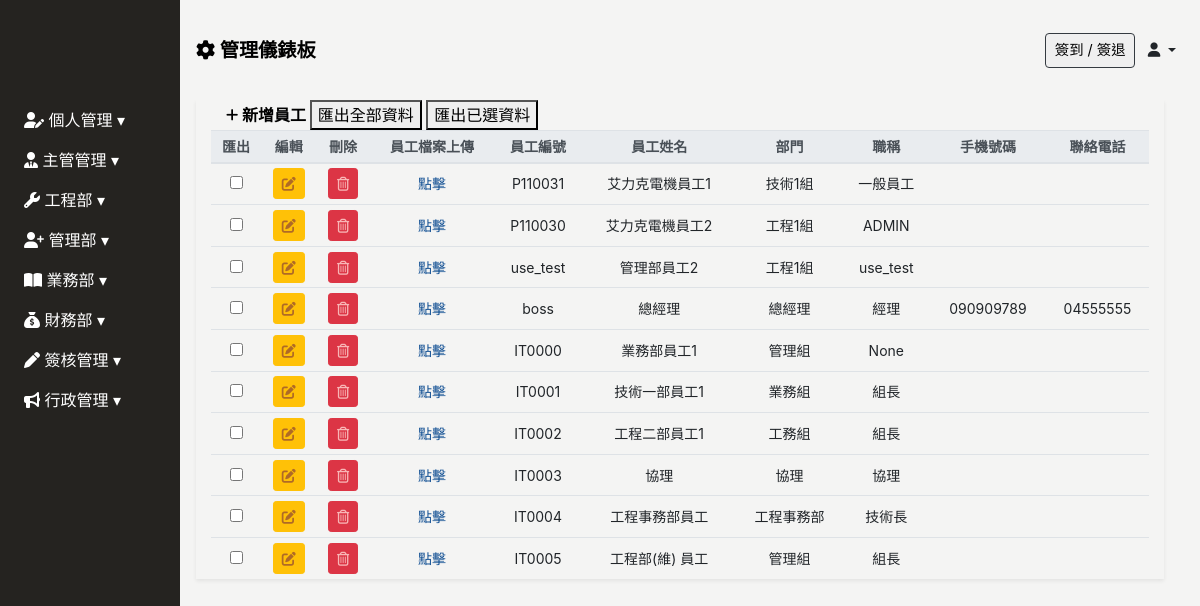
/employee/, run on the app's committed database.
### Backend/models.py (models this page shows, shortened)
class ModifiedModel(models.Model):
    modified_by = models.ForeignKey("Employee", on_delete=models.SET_NULL, null=True, blank=True)
    created_date = models.DateField(default=timezone.now,verbose_name='建立日期')
    update_date = models.DateField(auto_now=True, verbose_name='更新日期')
    class Meta:
        abstract = True

class Employee(ModifiedModel):
    GENDER_CHOICES = [
        ('M', '男'),
        ('F', '女'),
    ]
    BLOOD_TYPE_CHOICES = [
        ('A', 'A型'),
        ('B', 'B型'),
        ('AB','AB型'),
        ('O', 'O型'),
    ]
    MARITAL_STATUS_CHOICES = [
        ('M', '已婚'),
        ('S', '未婚'),
        ('D', '離異'),
    ]
    MILITARY_STATUS_CHOICES = [
        ('M', '義務役'),
        ('E', '免服役'),
        ('A', '替代役'),
    ]
    user = models.OneToOneField(User, null=True, blank=True, on_delete=models.CASCADE)
    profile_image = models.ImageField(upload_to='employee_profile/', blank=True, null=True, default='employee_profile/default_profile.png', verbose_name='員工照片')
    uploaded_files = models.ManyToManyField(UploadedFile,blank=True,  related_name="userfile")
    full_name = models.CharField(max_length=30, null=True, blank=True, verbose_name='員工名稱')
    employee_id	 = models.CharField(max_length=30, blank=True,verbose_name='員工ID')
    departments = models.ForeignKey('Department', on_delete=models.SET_NULL, blank=True, null=True, related_name='employees', verbose_name='部門名稱')# 你可以通过department.employees.all()访问一个部门的所有员工。
    position = models.CharField(max_length=30, null=True, blank=True, verbose_name='職稱')
    phone_number = models.CharField(max_length=20, null=True, blank=True,verbose_name='手機號碼')
    contact_number = models.CharField(max_length=20, null=True, blank=True,verbose_name='聯絡電話')
    start_date = models.DateField(null=True, blank=True, verbose_name='到職日期')
    seniority = models.DecimalField(max_digits=3, decimal_places=1, null=True, blank=True, verbose_name='目前年資')
    id_number = models.CharField(max_length=20, null=True, blank=True, verbose_name='身份證字號')
    birthday = models.DateField(null=True, blank=True, verbose_name='出生日期')
    gender = models.CharField(max_length=1, choices=GENDER_CHOICES, null=True, blank=True, verbose_name='性別')
    blood_type = models.CharField(max_length=2, choices=BLOOD_TYPE_CHOICES, null=True, blank=True, verbose_name='血型')
    birth_place = models.CharField(max_length=100, null=True, blank=True, verbose_name='出生地')
    marital_status = models.CharField(max_length=1, choices=MARITAL_STATUS_CHOICES, null=True, blank=True, verbose_name='婚姻狀況')
    military_status = models.CharField(max_length=1, choices=MILITARY_STATUS_CHOICES, null=True, blank=True, verbose_name='兵役狀況')
    permanent_address = models.CharField(max_length=50, null=True, blank=True, verbose_name='戶籍地址')
    current_address_city = models.CharField(max_length=50, null=True, blank=True, verbose_name='現居地址縣市')
    current_address = models.CharField(max_length=50, null=True, blank=True, verbose_name='現居地址')
    location = models.CharField(max_length=50, null=True, blank=True, verbose_name='所在地')
    company_email = models.EmailField(null=True, blank=True, verbose_name='公司E_Mail')
    personal_email = models.EmailField(null=True, blank=True, verbose_name='個人E_Mail')
    emergency_contact = models.CharField(max_length=50, null=True, blank=True, verbose_name='緊急聯絡人1')
    emergency_contact_relations = models.CharField(max_length=50, null=True, blank=True, verbose_name='關係1')
    emergency_contact_phone = models.CharField(max_length=20, null=True, blank=True, verbose_name='聯絡人電話1')
    class Meta:
        verbose_name = "員工"   # 單數
        verbose_name_plural = verbose_name   #複數

class Department(ModifiedModel):
    COMPANY_CHOICES = [
        ('艾力克電機', '艾力克電機'),
        ('維景', '維景'),
    ]
    belong_to_company =models.CharField(max_length=20,choices=COMPANY_CHOICES, null=True, blank=True,verbose_name="所屬公司")
    parent_department  = models.ForeignKey('self',max_length=30,  on_delete=models.SET_NULL, null=True, blank=True, verbose_name='上層部門')
    department_name = models.CharField(max_length=30, null=True, blank=True,verbose_name='部門名稱')
    department_id = models.CharField(max_length=20, null=True, blank=True,verbose_name='部門編號')
    class Meta:
        verbose_name = "部門"   # 單數
        verbose_name_plural = verbose_name   #複數

### Frontend/views.py (the view)
# urls.py: path('employee/', views.Employee_list.as_view(), name='employee_list'),
class Employee_list(UserPassesTestMixin,ListView):
    model = Employee
    template_name = 'employee/employee.html'
    context_object_name = 'employee'
    def get_context_data(self, **kwargs):
        context = super().get_context_data(**kwargs)
        context["department_list"] = Department.objects.values('id','department_name')
        context['employee_form'] = EmployeeForm()
        return context
    def test_func(self):
        if settings.PASS_TEST_FUNC:
            return True
        return self.request.user.groups.filter(name__icontains='管理部管理').exists()

### Backend/forms.py
class EmployeeForm(BaseModelForm):
    class Meta:
        model = Employee
        fields = '__all__'
        widgets = {
            'gender': forms.Select(attrs={'class': 'form-control form-control-sm'}),
            'blood_type': forms.Select(attrs={'class': 'form-control form-control-sm'}),
            'marital_status': forms.Select(attrs={'class': 'form-control form-control-sm'}),
            'military_status': forms.Select(attrs={'class': 'form-control form-control-sm'})
        }

### Backend/context_processors.py (called while the page is built, shortened)
def sys_messages(request):
    if  isinstance(request.user, AnonymousUser):
        return {'sys_messages': {}}

### Frontend/templates/employee/employee.html (shortened to what this page needs)
{% extends 'base/base_dashboard.html' %}
{% block import %}
{% load static%}
<link rel="stylesheet" href="{% static 'css/employee/employee.css' %}">
{% endblock %}
{% block main %}
<div class="main px-3" id="employee-app">
    <div class="employee-table container-fluid shadow-sm table-responsive-lg">
        <table class="table table-sm table-hover text-center" id="table" data-toggle="table" data-sortable="true"
        data-toolbar="#toolbar" data-search="true" data-show-columns="true"data-filter-strict-search="true"
        data-show-columns-toggle-all="true" data-pagination="true" data-page-size="25" data-page-list="[25, All]"
        data-filter-control="true">
            <div id="toolbar">
                <div class="employee-header container-fluid">
                    <a href="" class="font-weight-bold" id="sys_new" data-toggle="modal"data-target="#employee-modal">
                        <i class="fa-solid fa-plus fa-sm" style="color: #000000;"></i> 新增員工
                    </a>
                    <button class="d-none d-md-inline-block" onclick="exportAllOptionToExcel('員工.xlsx')"data-export-url="{% url 'excel_export' %}">匯出全部資料</button>
                    <button class="d-none d-md-inline-block" onclick="exportSelectedOptionToExcel('員工.xlsx')">匯出已選資料</button>
                </div>
            </div>
            <thead class="thead-light" style="font-size: 14px;">
                <tr class="text-nowrap">
                    <th data-force-hide="true" data-switchable="false" data-no-print="true" data-field="checkbox" class="d-none d-md-table-cell">匯出</th>
                    <th data-force-hide="true" data-switchable="false" data-no-print="true" data-field="edit">編輯</th>
                    <th data-force-hide="true" data-switchable="false" data-no-print="true" data-field="delete">刪除</th>
                    <th data-force-hide="true" data-switchable="false" data-no-print="true" data-field="employee_file_upload" >員工檔案上傳</th>
                    <th data-field="employee_id" data-sortable="true">員工編號</th>
                    <th data-field="full_name" data-sortable="true">員工姓名</th>
                    <th data-field="departments" data-sortable="true">部門</th>
                    <th data-field="position" data-sortable="true">職稱</th>
                    <th data-field="position" data-sortable="true">手機號碼</th>
                    <th data-field="position" data-sortable="true">聯絡電話</th>
                </tr>
            </thead>
            <tbody class="text-nowrap" style="font-size: 14px;">
                {% for p in employee %}
                {% if p.user.is_active %}
                <tr>
                    <td><input type="checkbox" name="importcheckd" onclick="updateCheckedArray(this)"value="{{ p.id }}"></td>
                    <td>
                        <a type="button" data-url="employee" data-id="{{p.pk}}"
                        class="sys_get btn btn-sm btn-warning" data-toggle="modal"
                        data-target="#employee-modal"><i class="fas fa-edit"></i></a>
                    </td>
                    <td>
                        <a data-url="employee" data-id="{{p.pk}}" type="button"
                        class="sys_del btn btn-sm btn-danger"><i class="far fa-trash-alt"></i></a>
                    </td>
                    <td>
                        <a href="" onclick="setEmployeeId({{p.pk}})" data-toggle="modal" data-target="#fileUploadModal">點擊</a>
                    </td>
                    <td>{{ p.employee_id }} </td>
                    <td>{{ p.full_name }}</td>
                    <td>{{ p.departments.department_name }}</td>
                    <td>{{ p.position }}</td>
                    <td>{% if p.phone_number %}{{ p.phone_number }}{% endif %}</td>
                    <td>{% if p.contact_number %}{{ p.contact_number }}{% endif %}</td>
                </tr>
                {% endif %}
                {% endfor %}
            </tbody>
        </table>
    </div>
</div>
{% endblock %}

### Frontend/templates/base/base_dashboard.html (shortened to what this page needs)
<!DOCTYPE html>
<html lang="zh-Hant">
<head>
    <link rel="stylesheet" href="https://stackpath.bootstrapcdn.com/bootstrap/4.2.1/css/bootstrap.min.css"
>
    <link rel="stylesheet" href="https://cdnjs.cloudflare.com/ajax/libs/font-awesome/6.4.0/css/all.min.css">
    <link href="https://unpkg.com/bootstrap-table@1.22.1/dist/bootstrap-table.min.css" rel="stylesheet">
    <link href="https://cdn.rawgit.com/harvesthq/chosen/gh-pages/chosen.min.css" rel="stylesheet" />
    {% load static%}
    <link rel="stylesheet" href="{% static 'css/base/base.css' %}">
    <link rel="stylesheet" href="{% static 'css/index/index-login.css' %}">
    <link href="https://cdn.jsdelivr.net/npm/select2@4.1.0-rc.0/dist/css/select2.min.css" rel="stylesheet" />
    {% block import %}
    {% endblock %}
</head>
<body>
    {% include 'base/sidebar.html' %}
    {% include 'base/header.html' %}
    {% block main %}
    {% endblock %}
</body>
<link href="https://cdn.jsdelivr.net/npm/sweetalert2@11.7.16/dist/sweetalert2.min.css
" rel="stylesheet">
</html>

### Frontend/templates/base/sidebar.html (shortened to what this page needs)
<div class="sidebar pl-2 collapse width show" id="sidebarCollapse">
    <div class="sidebar-logo">
    </div>
    <ul class="nav flex-column">
        <li class="nav-item">
            <a class="nav-link collapsed" href="#" data-target="#calendarCollapse" data-toggle="collapse" aria-expanded="false" aria-controls="engineerCollapse">
                <i class="fa-solid fa-user-pen" style="color: #ffffff;"></i> 個人管理
            </a>
        </li>
        <li class="nav-item">
            <a class="nav-link collapsed" href="#" data-target="#directorCollapse" data-toggle="collapse" aria-expanded="false" aria-controls="engineerCollapse">
                <i class="fa-solid fa-user-tie" style="color: #ffffff;"></i> 主管管理
            </a>
        </li>
        <li class="nav-item">
            <a class="nav-link collapsed" href="#" data-target="#engineerCollapse" data-toggle="collapse" aria-expanded="false" aria-controls="engineerCollapse">
                <i class="fa-solid fa-wrench" style="color: #ffffff;"></i> 工程部
            </a>
        </li>
        <li class="nav-item">
            <a class="nav-link collapsed" href="#" data-target="#personnelCollapse" data-toggle="collapse" aria-expanded="false" aria-controls="personnelCollapse">
                <i class="fa-solid fa-user-plus" style="color: #ffffff;"></i> 管理部
            </a>
        </li>
        <li class="nav-item">
            <a class="nav-link collapsed" href="#" data-target="#salesCollapse" data-toggle="collapse" aria-expanded="false" aria-controls="personnelCollapse">
                <i class="fa-solid fa-book-open" style="color: #ffffff;"></i> 業務部
            </a>
        </li>
        <li class="nav-item">
            <a class="nav-link collapsed" href="#financialCollapse" data-toggle="collapse" aria-expanded="false" aria-controls="financialCollapse">
                <i class="fa-solid fa-sack-dollar" style="color: #ffffff;"></i> 財務部
            </a>
        </li>
        <li class="nav-item">
            <a class="nav-link collapsed" href="#approvalCollapse" data-toggle="collapse" aria-expanded="false" aria-controls="approvalCollapse">
                <i class="fa-solid fa-pen" style="color: #ffffff;"></i> 簽核管理
            </a>
        </li>
        <li class="nav-item">
            <a class="nav-link collapsed" href="#newsCollapse" data-toggle="collapse" aria-expanded="false" aria-controls="newsCollapse">
                <i class="fa-solid fa-bullhorn" style="color: #ffffff;"></i> 行政管理
            </a>
        </li>
    </ul>
</div>

### Frontend/templates/base/header.html (shortened to what this page needs)
<header class="d-flex justify-content-between align-items-center px-3">
    <div>
        <a href="{% url 'index' %}" style="color: #000; text-decoration: none;">
            <span class="font-weight-bold" style="font-size: clamp(1rem, 2vw, 1.2rem);">
                <i class="fa-solid fa-gear"></i> 管理儀錶板
            </span>
        </a>
    </div>
    <div>
        <button type="button" class="border border-dark rounded mr-2" data-toggle="modal" data-target="#clock-inout" @click="catchDateTime">
            簽到 / 簽退
        </button>
        <span class="dropdown-toggle mr-2 employee_full_name" data-toggle="dropdown">
            <i class="fa-solid fa-user"></i> {{ request.user.employee.full_name }}
        </span>
    </div>
</header>
{% load static %}

### static/css/base/base.css (style rules this page uses)
:root { --sidebar-width: 180px; --theme-black: #252320; --theme-white: #f4f4f3; }
body { background: var(--theme-white); }
a { color: #0d4c91; }
button { color: #000; }
i.fa-trash-alt { color: #f8b6b6; }
i.fa-edit { color: #af6a26; }

### static/css/index/index-login.css (style rules this page uses)
.main { width: calc(100vw - var(--sidebar-width) - 20px); position: relative; left: var(--sidebar-width); top: 100px; }
header { width: calc(100vw - var(--sidebar-width)); height: 100px; background: var(--theme-white); position: fixed; left: var(--sidebar-width); z-index: 1; }
header button { width: 90px; height: 35px; font-size: 0.9rem; }
.employee_full_name { font-size: 0.9rem; }
.sidebar { width: var(--sidebar-width); height: 100vh; background: var(--theme-black); position: fixed; overflow: hidden; z-index: 2; }
.sidebar a { color: #fff; font-size: 1rem; }
.sidebar .nav-link[data-toggle].collapsed:after { content: "\25BE"; }
.sidebar-logo { height: 100px; }

### static/css/employee/employee.css (style rules this page uses)
.employee-header a { text-decoration: none; color: black; }
.employee-table td { vertical-align: middle; }

### data on the page
Employee: employee_id "P110031", full_name "艾力克電機員工1", departments.department_name "技術1組", position "一般員工"
Employee: employee_id "P110030", full_name "艾力克電機員工2", departments.department_name "工程1組", position "ADMIN"
Employee: employee_id "use_test", full_name "管理部員工2", departments.department_name "工程1組", position "use_test"
Employee: employee_id "boss", full_name "總經理", departments.department_name "總經理", position "經理", phone_number "090909789", contact_number "04555555"
Employee: employee_id "IT0000", full_name "業務部員工1", departments.department_name "管理組", position "None"
Employee: employee_id "IT0001", full_name "技術一部員工1", departments.department_name "業務組", position "組長"
Employee: employee_id "IT0002", full_name "工程二部員工1", departments.department_name "工務組", position "組長"
Employee: employee_id "IT0003", full_name "協理", departments.department_name "協理", position "協理"
Employee: employee_id "IT0004", full_name "工程事務部員工", departments.department_name "工程事務部", position "技術長"
Employee: employee_id "IT0005", full_name "工程部(維) 員工", departments.department_name "管理組", position "組長"
